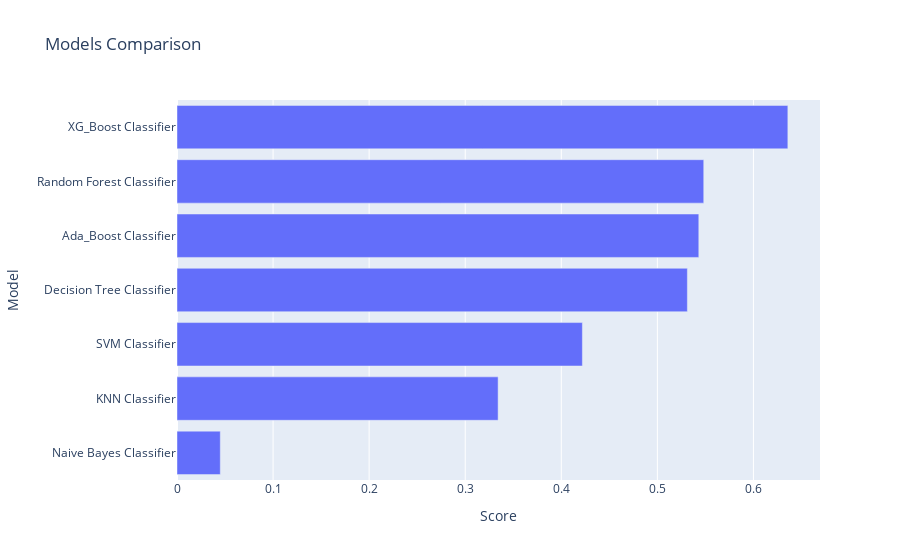

Here is the notebook cell this chart was saved with:
### Markdown cell above
# Model Comparison

### Code cell
models = pd.DataFrame({
    'Model' : [ 'Random Forest Classifier', 'SVM Classifier', 'Naive Bayes Classifier','KNN Classifier', 'XG_Boost Classifier', 'Decision Tree Classifier', 'Ada_Boost Classifier'],
    'Score' : [rand_forest_acc, svm_acc, gnb_acc, knn_acc, xgb_acc, dtc_acc, ada_acc]
})

sorted_models = models.sort_values(by = 'Score', ascending = True)

fig = px.bar(data_frame = sorted_models, x = 'Score', y = 'Model', title = 'Models Comparison')

fig.show()

### Figure 1 — Plotly figure (JSON) as saved in the notebook; plotly's stock layout.template omitted (floating-point values rounded to 4 significant figures)
{"data": [{"alignmentgroup": "True", "hovertemplate": "Score=%{x}<br>Model=%{y}<extra></extra>", "legendgroup": "", "marker": {"color": "#636efa", "pattern": {"shape": ""}}, "name": "", "offsetgroup": "", "orientation": "h", "showlegend": false, "textposition": "auto", "type": "bar", "x": [0.04506, 0.3342, 0.422, 0.5312, 0.5431, 0.5483, 0.6358], "xaxis": "x", "y": ["Naive Bayes Classifier", "KNN Classifier", "SVM Classifier", "Decision Tree Classifier", "Ada_Boost Classifier", "Random Forest Classifier", "XG_Boost Classifier"], "yaxis": "y"}], "layout": {"barmode": "relative", "legend": {"tracegroupgap": 0}, "title": {"text": "Models Comparison"}, "xaxis": {"anchor": "y", "domain": [0, 1], "title": {"text": "Score"}}, "yaxis": {"anchor": "x", "domain": [0, 1], "title": {"text": "Model"}}}}
